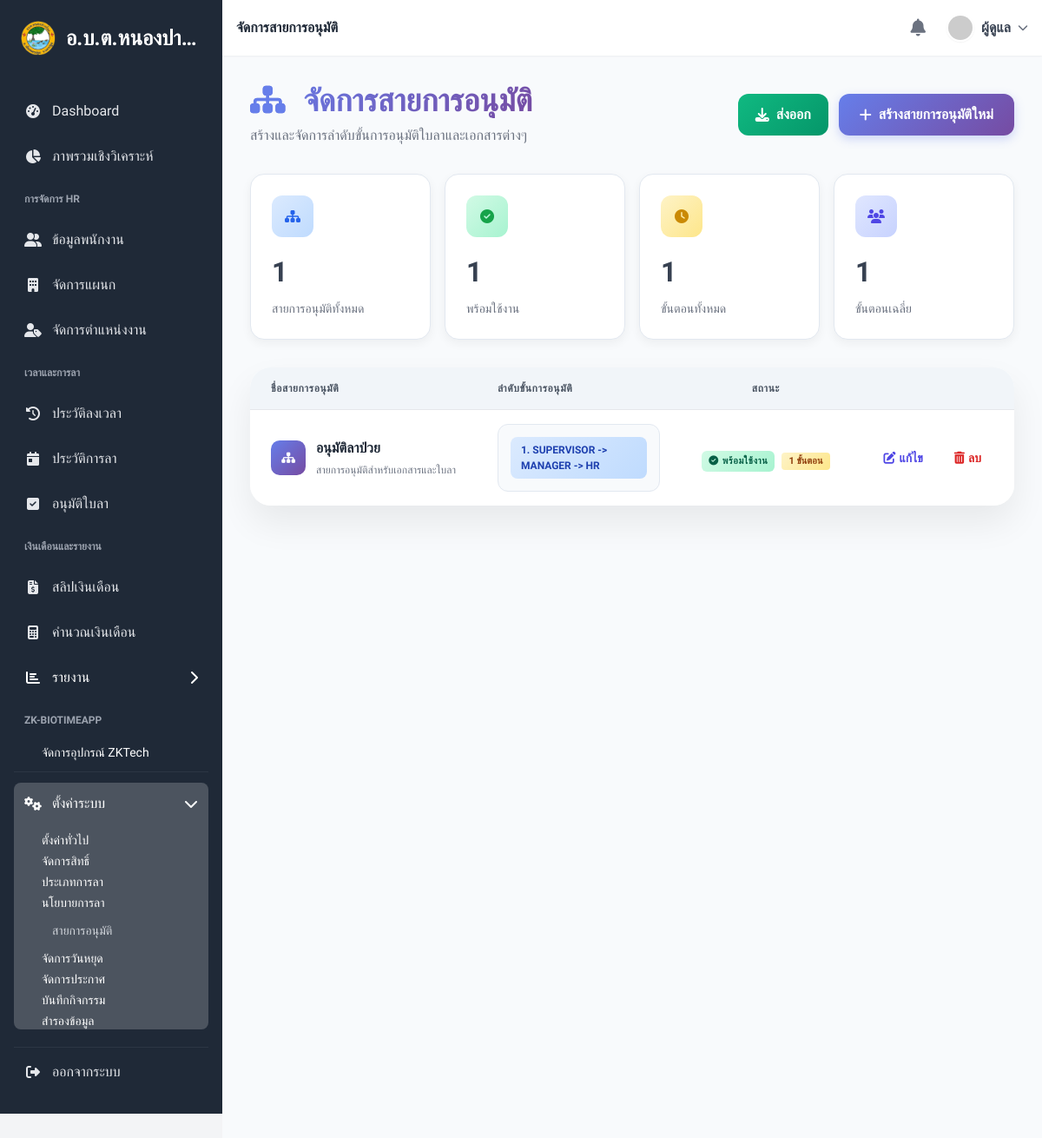
Page /workflow (signed in) on the committed database.
### tables this page shows
CREATE TABLE `approval_workflows`  (
  `id` int NOT NULL AUTO_INCREMENT,
  `name` varchar(100) NOT NULL,
  `created_at` timestamp NOT NULL DEFAULT current_timestamp,
  `updated_at` timestamp NOT NULL DEFAULT current_timestamp ON UPDATE CURRENT_TIMESTAMP,
  PRIMARY KEY (`id`) USING BTREE
);

### controllers/ApprovalWorkflowController.php (called while the page is built, shortened)
<?php
require_once __DIR__ . '/../models/ApprovalWorkflow.php';
require_once __DIR__ . '/../config/database.php';
class ApprovalWorkflowController {
    private $workflow_model;
    public function __construct() {
        $database = new Database();
        $this->db = $database->getConnection();
        $this->workflow_model = new ApprovalWorkflow($this->db);
    }
    public function index() {
        $page_title = "จัดการสายการอนุมัติ";
        $workflows = $this->workflow_model->readAll();
        require_once 'views/settings/workflows/index.php';
    }
}

### config/database.php (called while the page is built, shortened)
<?php
class Database {
    private $host = "localhost";
    private $db_name = "hrm_nongpaklong";
    private $username = "root";
    private $password = "";
    public function getConnection() {
        $this->conn = null;
        try {
            $this->conn = new PDO("mysql:host=" . $this->host . ";dbname=" . $this->db_name, $this->username, $this->password);
            $this->conn->exec("set names utf8");
            $this->conn->setAttribute(PDO::ATTR_ERRMODE, PDO::ERRMODE_EXCEPTION);
        } catch (PDOException $exception) {
            echo "Connection error: " . $exception->getMessage();
            die();
        }
        return $this->conn;
    }
}

### models/ApprovalWorkflow.php (called while the page is built, shortened)
<?php
class ApprovalWorkflow {
    private $conn;
    private $workflows_table = "approval_workflows";
    private $steps_table = "approval_workflow_steps";
    public function __construct($db) {
        $this->conn = $db;
    }
    public function readAll() {
        $query = "SELECT
                    w.id,
                    w.name,
                    GROUP_CONCAT(s.approver_role ORDER BY s.step_number ASC SEPARATOR ' -> ') as steps_summary
                  FROM
                    " . $this->workflows_table . " w
                  LEFT JOIN
                    " . $this->steps_table . " s ON w.id = s.workflow_id
                  GROUP BY
                    w.id, w.name
                  ORDER BY
                    w.name ASC";
        $stmt = $this->conn->prepare($query);
        $stmt->execute();
        return $stmt->fetchAll(PDO::FETCH_ASSOC);
    }
}

### views/settings/workflows/index.php (the view, shortened to what this page needs)
<?php
require_once __DIR__ . '/../../layouts/header.php';
?>
<?php require_once __DIR__ . '/../../layouts/sidebar.php'; ?>
<main class="flex-1 p-4 sm:p-6 lg:p-8 bg-slate-50 min-h-screen">
    <div class="floating-header">
        <div>
            <h1 class="text-3xl md:text-4xl font-bold section-header">
                <i class="fas fa-sitemap mr-3" style="-webkit-text-fill-color: #667eea;"></i>
                <?php echo htmlspecialchars($page_title ?? 'จัดการสายการอนุมัติ'); ?>
            </h1>
            <p class="text-gray-500 mt-2">สร้างและจัดการลำดับขั้นการอนุมัติใบลาและเอกสารต่างๆ</p>
        </div>
        <div class="header-actions">
            <a href="<?php echo BASE_URL; ?>/workflow/export" class="btn-export" title="ส่งออกข้อมูล">
                <i class="fas fa-download mr-2"></i>
                ส่งออก
            </a>
            <a href="<?php echo BASE_URL; ?>/workflow/create" class="btn-primary">
                <i class="fas fa-plus mr-2"></i>
                สร้างสายการอนุมัติใหม่
            </a>
        </div>
    </div>
    <div class="stats-cards">
        <div class="stat-card">
            <div class="stat-card-icon" style="background: linear-gradient(135deg, #dbeafe 0%, #bfdbfe 100%);">
                <i class="fas fa-sitemap text-blue-600"></i>
            </div>
            <div class="stat-card-value">
                <?php echo count($workflows ?? []); ?>
            </div>
            <div class="stat-card-label">สายการอนุมัติทั้งหมด</div>
        </div>
        <div class="stat-card">
            <div class="stat-card-icon" style="background: linear-gradient(135deg, #d1fae5 0%, #a7f3d0 100%);">
                <i class="fas fa-check-circle text-green-600"></i>
            </div>
            <div class="stat-card-value">
                <?php
                $active_count = 0;
                if (!empty($workflows)) {
                    foreach ($workflows as $wf) {
                        if (!empty($wf['steps_summary']) && $wf['steps_summary'] !== 'ยังไม่มีขั้นตอน') {
                            $active_count++;
                        }
                    }
                }
                echo $active_count;
                ?>
            </div>
            <div class="stat-card-label">พร้อมใช้งาน</div>
        </div>
        <div class="stat-card">
            <div class="stat-card-icon" style="background: linear-gradient(135deg, #fef3c7 0%, #fde68a 100%);">
                <i class="fas fa-clock text-yellow-600"></i>
            </div>
            <div class="stat-card-value">
                <?php
                $total_steps = 0;
                if (!empty($workflows)) {
                    foreach ($workflows as $wf) {
                        $steps = explode(' → ', $wf['steps_summary'] ?? '');
                        if ($wf['steps_summary'] !== 'ยังไม่มีขั้นตอน') {
                            $total_steps += count($steps);
                        }
                    }
                }
                echo $total_steps;
                ?>
            </div>
            <div class="stat-card-label">ขั้นตอนทั้งหมด</div>
        </div>
        <div class="stat-card">
            <div class="stat-card-icon" style="background: linear-gradient(135deg, #e0e7ff 0%, #c7d2fe 100%);">
                <i class="fas fa-users text-indigo-600"></i>
            </div>
            <div class="stat-card-value">
                <?php
                $avg_steps = 0;
                if (!empty($workflows) && $active_count > 0) {
                    $avg_steps = round($total_steps / $active_count, 1);
                }
                echo $avg_steps;
                ?>
            </div>
            <div class="stat-card-label">ขั้นตอนเฉลี่ย</div>
        </div>
    </div>
    <div class="table-container">
        <div class="overflow-x-auto">
            <table class="min-w-full divide-y divide-gray-200">
                <thead class="bg-slate-100">
                    <tr>
                        <th scope="col" class="px-6 py-4 text-left text-xs font-semibold text-gray-600 uppercase tracking-wider">
                            ชื่อสายการอนุมัติ
                        </th>
                        <th scope="col" class="px-6 py-4 text-left text-xs font-semibold text-gray-600 uppercase tracking-wider">
                            ลำดับขั้นการอนุมัติ
                        </th>
                        <th scope="col" class="px-6 py-4 text-center text-xs font-semibold text-gray-600 uppercase tracking-wider">
                            สถานะ
                        </th>
                        <th scope="col" class="relative px-6 py-3">
                        </th>
                    </tr>
                </thead>
                <tbody class="bg-white divide-y divide-gray-200">
                    <?php if (!empty($workflows)): ?>
                        <?php foreach ($workflows as $workflow): ?>
                            <tr class="workflow-card hover:bg-slate-50 transition-colors duration-200">
                                <td class="px-6 py-4 whitespace-nowrap">
                                    <div class="workflow-info">
                                        <div class="workflow-icon" style="background: linear-gradient(135deg, #667eea 0%, #764ba2 100%);">
                                            <i class="fas fa-sitemap text-white text-sm"></i>
                                        </div>
                                        <div class="workflow-details">
                                            <div class="workflow-name">
                                                <?php echo htmlspecialchars($workflow['name']); ?>
                                            </div>
                                            <div class="workflow-description">
                                                สายการอนุมัติสำหรับเอกสารและใบลา
                                            </div>
                                        </div>
                                    </div>
                                </td>
                                <td class="px-6 py-4">
                                    <div class="steps-display">
                                        <?php if (!empty($workflow['steps_summary']) && $workflow['steps_summary'] !== 'ยังไม่มีขั้นตอน'): ?>
                                            <?php
                                            $steps = explode(' → ', $workflow['steps_summary']);
                                            foreach ($steps as $index => $step):
                                            ?>
                                                <span class="step-item">
                                                    <?php echo ($index + 1) . '. ' . htmlspecialchars(trim($step)); ?>
                                                </span>
                                            <?php endforeach; ?>
                                        <?php else: ?>
                                            <span class="text-gray-400 italic">ยังไม่มีขั้นตอนการอนุมัติ</span>
                                        <?php endif; ?>
                                    </div>
                                </td>
                                <td class="px-6 py-4 whitespace-nowrap text-center">
                                    <div class="workflow-status">
                                        <?php if (!empty($workflow['steps_summary']) && $workflow['steps_summary'] !== 'ยังไม่มีขั้นตอน'): ?>
                                            <span class="status-badge status-active">
                                                <i class="fas fa-check-circle mr-1"></i>พร้อมใช้งาน
                                            </span>
                                            <span class="steps-count">
                                                <?php echo count(explode(' → ', $workflow['steps_summary'])); ?> ขั้นตอน
                                            </span>
                                        <?php else: ?>
                                            <span class="status-badge status-inactive">
                                                <i class="fas fa-exclamation-circle mr-1"></i>ไม่พร้อม
                                            </span>
                                        <?php endif; ?>
                                    </div>
                                </td>
                                <td class="px-6 py-4 whitespace-nowrap text-right text-sm font-medium">
                                    <div class="flex justify-center items-center space-x-2">
                                        <a href="<?php echo BASE_URL; ?>/workflow/edit/<?php echo $workflow['id']; ?>"
                                           class="table-action-link"
                                           title="แก้ไขสายการอนุมัติ">
                                            <i class="fas fa-edit mr-1"></i>
                                            แก้ไข
                                        </a>
                                        <form action="<?php echo BASE_URL; ?>/workflow/destroy/<?php echo $workflow['id']; ?>"
                                              method="POST"
                                              class="inline-block"
                                              onsubmit="return confirm('คุณแน่ใจหรือไม่ที่จะลบสายการอนุมัติ &quot;<?php echo htmlspecialchars(addslashes($workflow['name'])); ?>&quot;?\n\nการลบจะไม่สามารถกู้คืนได้');">
                                            <button type="submit"
                                                    class="table-action-delete bg-transparent border-none cursor-pointer"
                                                    title="ลบสายการอนุมัติ">
                                                <i class="fas fa-trash-alt mr-1"></i>
                                                ลบ
                                            </button>
                                        </form>
                                    </div>
                                </td>
                            </tr>
                        <?php endforeach; ?>
                    <?php endif; ?>
                </tbody>
            </table>
        </div>
    </div>
</main>
<?php require_once __DIR__ . '/../../layouts/footer.php'; ?>

### views/settings/workflows/index.php (style rules this page uses)
.btn-primary { background: linear-gradient(135deg, #667eea 0%, #764ba2 100%); color: white; transition: all 0.3s ease; border-radius: 12px; padding: 12px 24px; font-weight: 600; box-shadow: 0 4px 12px rgba(102, 126, 234, 0.3); border: none; text-decoration: none; display: inline-flex; align-items: center; justify-content: center; }
.btn-export { background: linear-gradient(135deg, #10b981 0%, #059669 100%); color: white; transition: all 0.3s ease; border-radius: 12px; padding: 10px 20px; font-weight: 600; border: none; text-decoration: none; display: inline-flex; align-items: center; }
.section-header { background: linear-gradient(135deg, #667eea 0%, #764ba2 100%); -webkit-background-clip: text; -webkit-text-fill-color: transparent; background-clip: text; font-weight: 700; }
.floating-header { display: flex; justify-content: space-between; align-items: center; margin-bottom: 32px; flex-wrap: wrap; gap: 1rem; }
.header-actions { display: flex; gap: 12px; flex-wrap: wrap; }
.table-container { background: white; border-radius: 24px; box-shadow: 0 20px 40px rgba(0, 0, 0, 0.07); overflow: hidden; }
.table-action-link { color: #4f46e5; font-weight: 600; transition: color 0.3s; text-decoration: none; padding: 8px 12px; border-radius: 8px; display: inline-flex; align-items: center; margin: 0 2px; }
.table-action-delete { color: #dc2626; font-weight: 600; transition: color 0.3s; text-decoration: none; padding: 8px 12px; border-radius: 8px; display: inline-flex; align-items: center; margin: 0 2px; }
.workflow-card { transition: all 0.3s ease; }
.workflow-name { font-weight: 700; color: #1f2937; font-size: 1rem; margin-bottom: 4px; display: flex; align-items: center; }
.workflow-icon { width: 40px; height: 40px; border-radius: 10px; display: flex; align-items: center; justify-content: center; margin-right: 12px; flex-shrink: 0; }
.workflow-details { flex: 1; }
.workflow-info { display: flex; align-items: center; }
.workflow-description { font-size: 12px; color: #6b7280; margin-top: 2px; }
.steps-display { background: #f8fafc; border-radius: 12px; padding: 12px; border: 1px solid #e2e8f0; }
.step-item { background: linear-gradient(135deg, #dbeafe 0%, #bfdbfe 100%); color: #1e40af; padding: 6px 12px; border-radius: 8px; font-size: 12px; font-weight: 600; margin: 2px; display: inline-block; }
.stats-cards { display: grid; grid-template-columns: repeat(auto-fit, minmax(200px, 1fr)); gap: 1rem; margin-bottom: 2rem; }
.stat-card { background: white; border-radius: 16px; padding: 1.5rem; box-shadow: 0 4px 12px rgba(0, 0, 0, 0.05); border: 1px solid #e2e8f0; }
.stat-card-icon { width: 48px; height: 48px; border-radius: 12px; display: flex; align-items: center; justify-content: center; margin-bottom: 1rem; }
.stat-card-value { font-size: 2rem; font-weight: 700; color: #374151; margin-bottom: 0.5rem; }
.stat-card-label { color: #6b7280; font-size: 0.875rem; font-weight: 500; }
.workflow-status { display: flex; align-items: center; gap: 8px; margin-top: 8px; }
.status-badge { padding: 4px 8px; border-radius: 6px; font-size: 11px; font-weight: 600; text-transform: uppercase; letter-spacing: 0.5px; }
.status-active { background: linear-gradient(135deg, #d1fae5 0%, #a7f3d0 100%); color: #065f46; }
.steps-count { background: linear-gradient(135deg, #fef3c7 0%, #fde68a 100%); color: #92400e; padding: 2px 8px; border-radius: 4px; font-size: 11px; font-weight: 600; }

### rows in the picture
approval_workflows: name "อนุมัติลาป่วย", step "SUPERVISOR -> MANAGER -> HR", count(explode(' → ', $workflow['steps_summary'])) "1"

### other values in the picture
$org_name "อ.บ.ต.หนองปา…"
$page_title "จัดการสายการอนุมัติ"
$_SESSION['user_name'] "ผู้ดูแล"
count($workflows ?? []) "1"
$active_count "1"
$total_steps "1"
$avg_steps "1"
